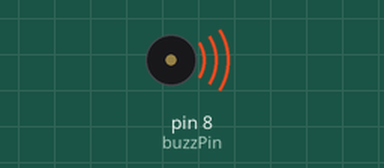
Recording of a sketch running on a simulated Arduino Uno, built with avr-gcc and run on an emulated ATmega328P. On the bench: buzzer (waves = sounding).

Above: at 0.1 s.
Timing chart, 0 to 1.6 s (numbered marks = the images above):
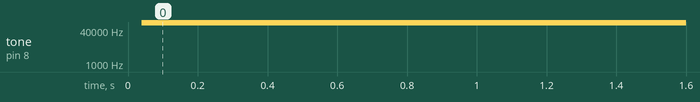

The sketch:

passive_buzzer.ino
```cpp
int buzzPin = 8;
int buzzTime = 1;
int buzzTime1 = 0;
void setup() {
  // put your setup code here, to run once:
pinMode(buzzPin, OUTPUT);
}

void loop() {
  // put your main code here, to run repeatedly:
digitalWrite(buzzPin, HIGH);
delayMicroseconds(buzzTime1);
digitalWrite(buzzPin, LOW);
delayMicroseconds(buzzTime1);

}
```

Measured:
- by itself, tone on pin 8 (buzzPin): silent → 88892 Hz at 0.04 s
